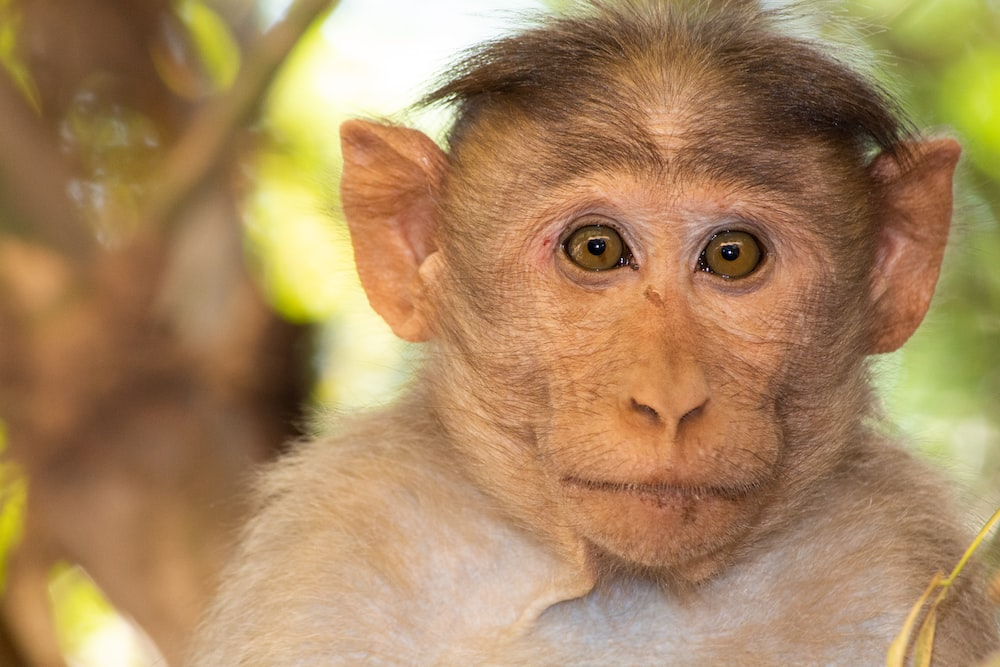
#> input picture img.jpeg, 1000 x 667 px, given in place of img.JPG, which was not available
$ python 'convert  image to cartoon.py'
#> lines starting #> are read from the running program, lines starting #| are printed output that depends on the picture; pictures that were not available may be replaced by others from this repository, and a replacement may not be noted
import cv2

import numpy as np
img = cv2.imread("img.JPG")
#> img is the input picture: shape (667, 1000, 3); mean B, G, R 95.9, 135.8, 169.3
gray = cv2.cvtColor(img, cv2.COLOR_BGR2GRAY)
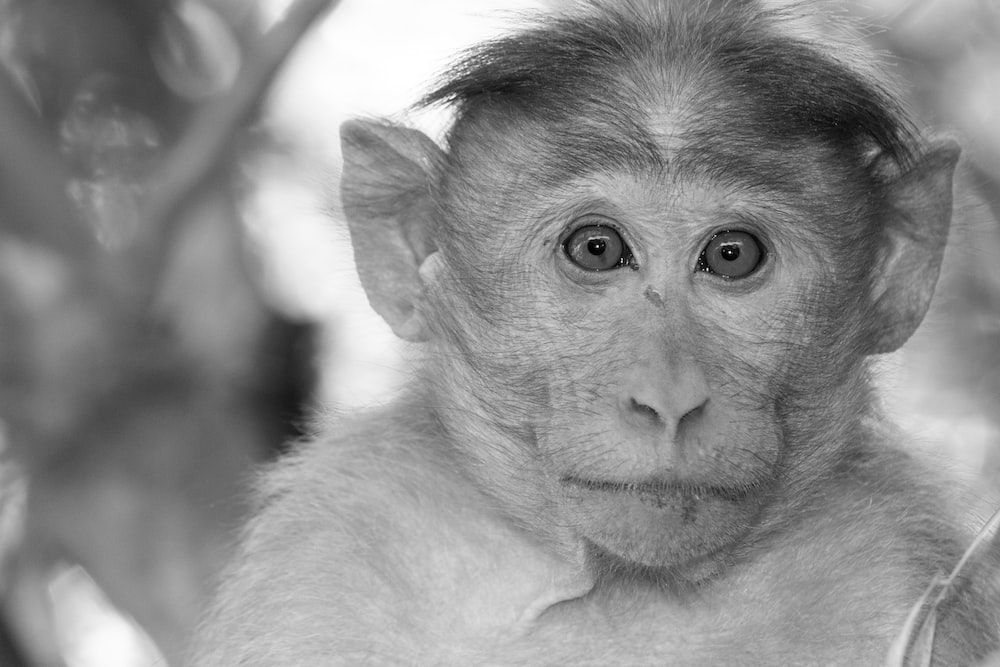
#> gray: shape (667, 1000); min 0, max 255, mean 141.3

gray = cv2.medianBlur(gray, 5)
edges = cv2.adaptiveThreshold(gray, 255, cv2.ADAPTIVE_THRESH_MEAN_C , cv2.THRESH_BINARY, 9, 9)
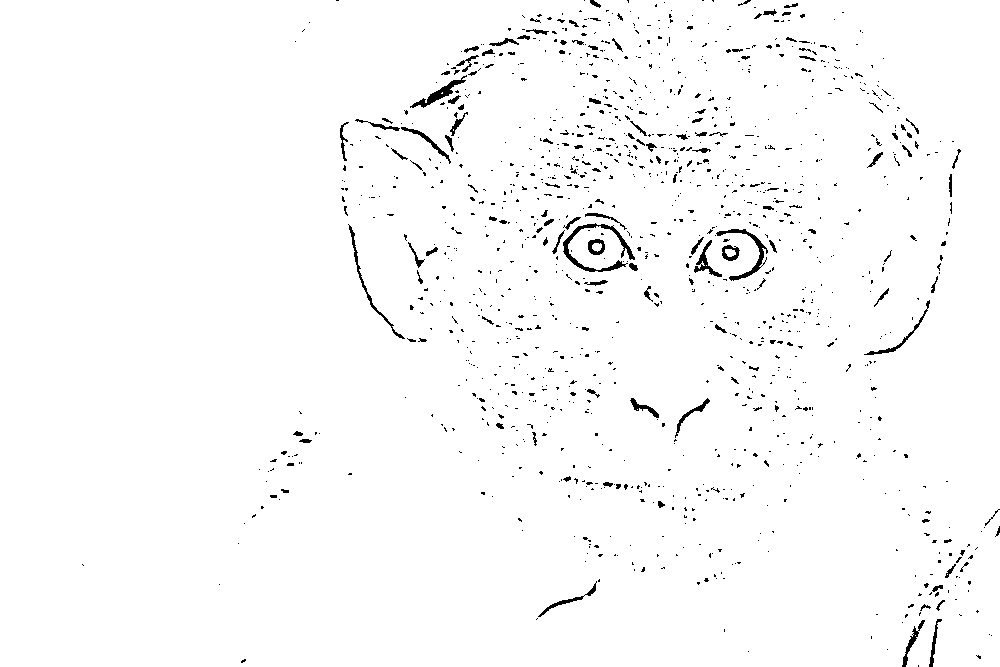
#> edges: shape (667, 1000); 98% white; black in thin lines or dots

color = cv2.bilateralFilter(img, 9, 250, 250)
cartoon = cv2.bitwise_and(color, color, mask=edges)
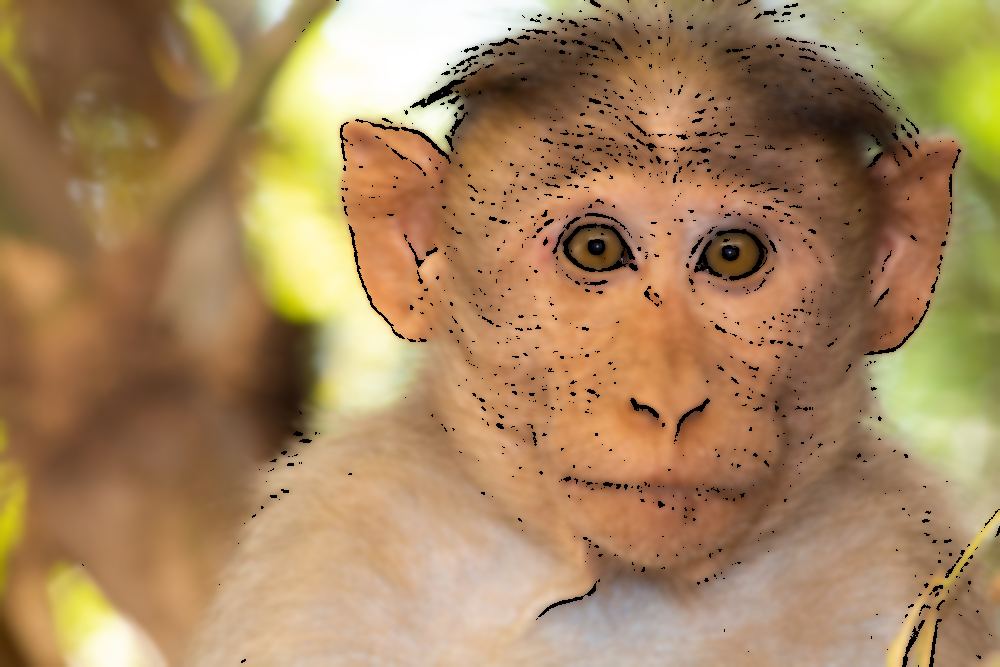
#> cartoon: shape (667, 1000, 3); mean B, G, R 94.4, 133.7, 166.4
cv2.imshow("image", img)
#> (the run stopped early here; a loop or call above may not have finished)
